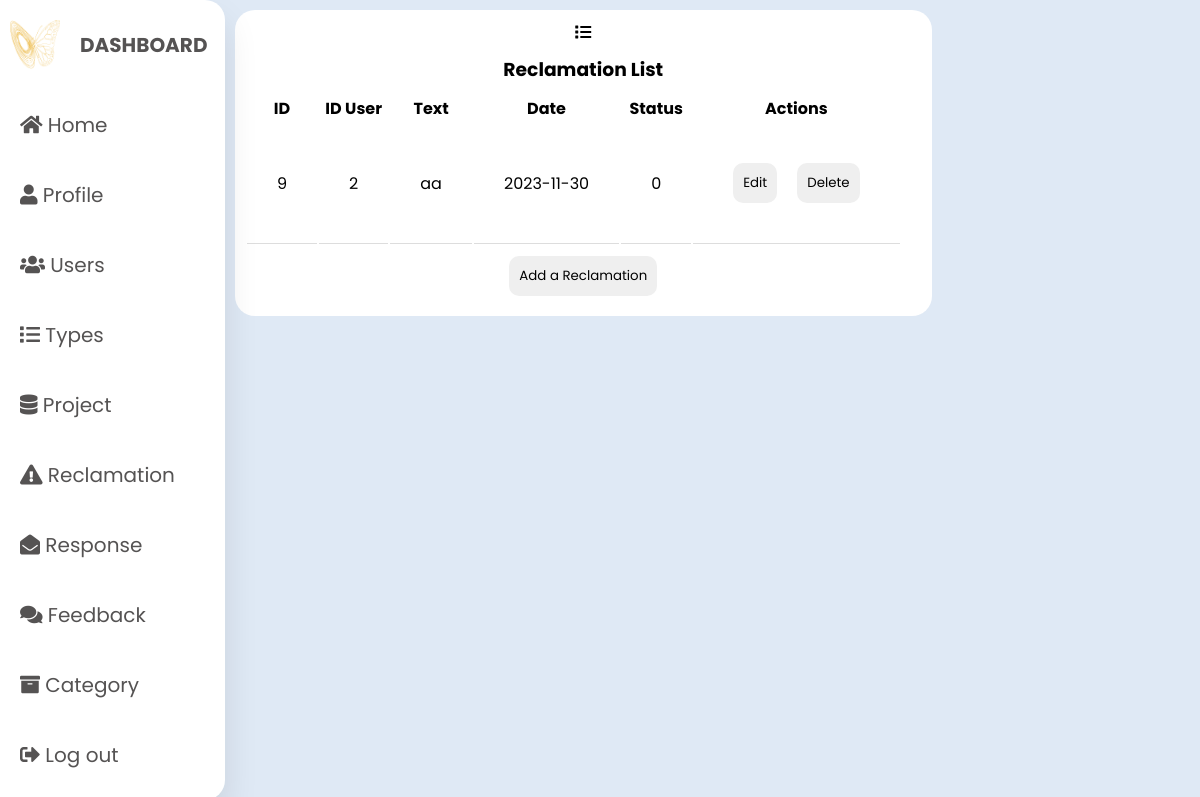
The page /view/Reclamation/dashboard_reclamation.php (signed in) on the database its author committed.
### tables this page shows
CREATE TABLE `reclamation_tab` (
  `ID_Reclamation` int(11) NOT NULL,
  `ID_User` int(11) NOT NULL,
  `Reclamation_text` varchar(50) NOT NULL,
  `Reclamation_date` date NOT NULL,
  `Reclamation_status` int(11) NOT NULL
);

### controller/Reclamation/reclamation.php (called while the page is built, shortened)
<?php
class ReclamationC
{
    function listReclamation()
    {
        $conn = Config::getConnexion();
        $Recs = [];
        $r = $conn->query("SELECT * FROM reclamation_tab");
        foreach ($r as $row) {
            $Rec = [
                'ID_Reclamation' => $row['ID_Reclamation'],
                'ID_User' => $row['ID_User'],
                'Reclamation_text' => $row['Reclamation_text'],
                'Reclamation_date' => $row['Reclamation_date'],
                'Reclamation_status'  => $row['Reclamation_status']
            ];
            $Recs[] = $Rec;
        }
        return $Recs;
    }
}

### view/Reclamation/dashboard_reclamation.php (the view, shortened to what this page needs)
<!DOCTYPE html>
<html lang="en">
<?php
require_once "../../controller/Reclamation/reclamation.php";
?>
<head>
    <link rel="stylesheet" href="https://cdnjs.cloudflare.com/ajax/libs/font-awesome/5.15.4/css/all.min.css" />
    <link rel="stylesheet" href="../dashboard.css">
</head>
<body>
    <div class="container">
        <nav class="navbar">
            <ul>
                <li>
                    <a href="../index.html" class="logo">
                        <img src="../../assets/images/logo.png" alt="">
                        <span class="nav-item">Dashboard</span>
                    </a>
                </li>
                <li><a href="../index.html">
                        <i class="fas fa-home"></i>
                        <span class="nav-item">Home</span>
                    </a></li>
                <li><a href="">
                        <i class="fas fa-user"></i>
                        <span class="nav-item">Profile</span>
                    </a></li>
                <li><a href="../User/dashboard_user.php">
                        <i class="fas fa-users"></i>
                        <span class="nav-item">Users</span>
                    </a></li>
                <li><a href="../Type/dashboard_type.php">
                        <i class="fa fa-list"></i>
                        <span class="nav-item">Types</span>
                    </a></li>
                <li><a href="../Project/dashboard_project.php">
                        <i class="fa fa-database"></i>
                        <span class="nav-item">Project</span>
                    </a></li>
                <li><a href="../Reclamation/dashboard_reclamation.php">
                        <i class="fa fa-exclamation-triangle"></i>
                        <span class="nav-item">Reclamation</span>
                    </a></li>
                <li><a href="../Reponse/dashboard_reponse.php">
                        <i class="fa fa-envelope-open"></i>
                        <span class="nav-item">Response</span>
                    </a></li>
                <li><a href="#">
                        <i class="fa fa-comments"></i>
                        <span class="nav-item">Feedback</span>
                    </a></li>
                <li><a href="../Category/dashboard_category.php">
                        <i class="fa fa-archive"></i>
                        <span class="nav-item">Category</span>
                    </a></li>
                <li><a href="#" class="logout">
                        <i class="fas fa-sign-out-alt"></i>
                        <span class="nav-item">Log out</span>
                    </a></li>
            </ul>
        </nav>
        <section class="main">
            <div class="users">
                <div class="card">
                    <i class="fa fa-list"></i>
                    <h3>reclamation list</h3>
                    <table class="table table-bordered">
                        <?php
                        $reclamation = new ReclamationC();
                        $reclamations = $reclamation->listReclamation();
                        if (!empty($reclamations) && (is_iterable($reclamations) || is_object($reclamations))) {
                            echo "<tr><th>ID</th><th>ID User</th><th>Text</th><th>Date</th><th>Status</th><th>Actions</th></tr>";
                            foreach ($reclamations as $reclamation) {
                                echo "<tr>";
                                echo "<td>" . htmlspecialchars($reclamation['ID_Reclamation']) . "</td>";
                                echo "<td>" . htmlspecialchars($reclamation['ID_User']) . "</td>";
                                echo "<td>" . htmlspecialchars($reclamation['Reclamation_text']) . "</td>";
                                echo "<td>" . htmlspecialchars($reclamation['Reclamation_date']) . "</td>";
                                echo "<td>" . htmlspecialchars($reclamation['Reclamation_status']) . "</td>";
                                echo "<td>";
                                echo "<button onclick=\"openEditModal(" . $reclamation['ID_Reclamation'] . ", '" . $reclamation['Reclamation_text'] . "','" . $reclamation['Reclamation_date'] . "','" . $reclamation['Reclamation_status'] . "')\">Edit</button>";
                                echo "<button onclick=\"confirmDelete(" . $reclamation['ID_Reclamation'] . ")\">Delete</button>";
                                echo "</td>";
                                echo "</tr>";
                            }
                        } else {
                            echo "<tr><td colspan='4'>No Reclamations found</td></tr>";
                        }
                        ?>
                    </table>
                    <button onclick="createType()">Add a Reclamation</button>
                </div>
            </div>
        </section>
    </div>
</body>
</html>
</body>
</html>

### view/dashboard.css (style rules this page uses)
* { margin: 0; padding: 0; outline: none; border: none; text-decoration: none; box-sizing: border-box; font-family: "Poppins", sans-serif; }
:root { --accent-color: #F4BE37; --secondary-color: #E2EAF1; --dark-color: #092035; --grey-color: #E2EAF1; --body-text-color: #7C8990; --light-text-color: #9CA5AD; --link-color: #092035; --green-color: #2ECC71; --red-color: #E74C3C; --purple-color: #9B59B6; --orange-color: #E67E22; --cyan-color: #3498DB; --pink-color: #FF6B81; }
body { background: #dfe9f5; font-family: "Poppins", sans-serif; }
.container { display: flex; }
nav { position: relative; height: 100vh; width: 280px; background: #ffff; overflow: hidden; box-shadow: 0 20px 35px rgba(0, 0, 0, 0.1); }
.navbar { width: 70px; transition: width 0.5s; border-radius: 0; overflow: hidden; display: flex; border-radius: 0 20px 20px 0; }
.navbar .nav-item { visibility: hidden; }
.logo { display: flex; align-items: center; padding: 20px; }
.logo img { width: 50px; height: 50px; display: flex; position: relative; right: 10px; }
.logo span { font-weight: bold; padding-left: 10px; font-size: 20px; text-transform: uppercase; }
a { color: rgb(85, 83, 83); font-size: 20px; display: block; padding: 20px; }
.users .card { width: 100%; margin: 10px; background: #fff; text-align: center; border-radius: 20px; padding: 10px; }
.users .card h3 { margin: 10px; text-transform: capitalize; }
.users .card td { padding: 30px; }
button { padding: 10px; border-radius: 10px; border: none; margin: 10px; }
.table td { border-bottom: 1px solid #ddd; padding: 10px; }

### rows shown on the page
reclamation_tab: ID_Reclamation "9", ID_User "2", Reclamation_text "aa", Reclamation_date "2023-11-30", Reclamation_status "0"
